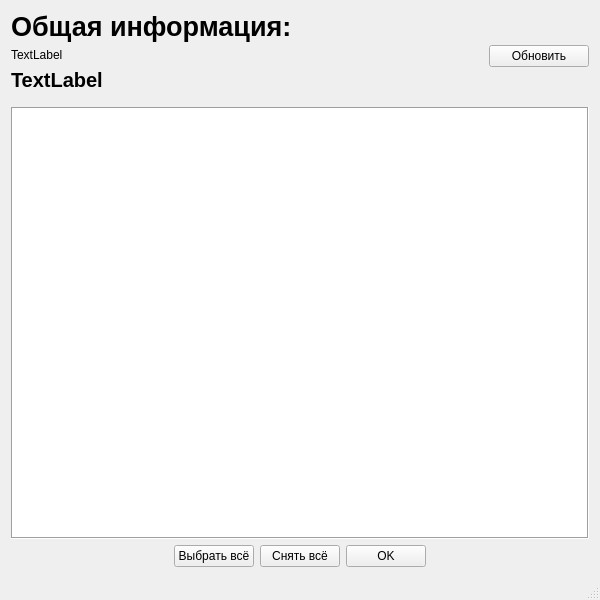
<?xml version="1.0" encoding="UTF-8"?>
<ui version="4.0">
 <class>MainWindow</class>
 <widget class="QMainWindow" name="MainWindow">
  <property name="enabled">
   <bool>true</bool>
  </property>
  <property name="geometry">
   <rect>
    <x>0</x>
    <y>0</y>
    <width>600</width>
    <height>600</height>
   </rect>
  </property>
  <property name="maximumSize">
   <size>
    <width>5000</width>
    <height>3000</height>
   </size>
  </property>
  <property name="windowTitle">
   <string>MainWindow</string>
  </property>
  <widget class="QWidget" name="centralWidget">
   <layout class="QGridLayout" name="gridLayout">
    <item row="0" column="0">
     <layout class="QHBoxLayout" name="horizontalLayout_3">
      <item>
       <layout class="QVBoxLayout" name="verticalLayout">
        <property name="bottomMargin">
         <number>3</number>
        </property>
        <item>
         <widget class="QLabel" name="label">
          <property name="font">
           <font>
            <pointsize>20</pointsize>
            <weight>75</weight>
            <bold>true</bold>
           </font>
          </property>
          <property name="text">
           <string>Общая информация:</string>
          </property>
         </widget>
        </item>
        <item>
         <widget class="QLabel" name="label_disksAmount">
          <property name="text">
           <string>TextLabel</string>
          </property>
         </widget>
        </item>
        <item>
         <widget class="QLabel" name="label_overall_memory">
          <property name="font">
           <font>
            <pointsize>15</pointsize>
            <weight>75</weight>
            <bold>true</bold>
           </font>
          </property>
          <property name="text">
           <string>TextLabel</string>
          </property>
         </widget>
        </item>
        <item>
         <spacer name="verticalSpacer">
          <property name="orientation">
           <enum>Qt::Vertical</enum>
          </property>
          <property name="sizeType">
           <enum>QSizePolicy::Fixed</enum>
          </property>
          <property name="sizeHint" stdset="0">
           <size>
            <width>20</width>
            <height>6</height>
           </size>
          </property>
         </spacer>
        </item>
       </layout>
      </item>
      <item>
       <layout class="QHBoxLayout" name="horizontalLayout_2">
        <item>
         <spacer name="horizontalSpacer_3">
          <property name="orientation">
           <enum>Qt::Horizontal</enum>
          </property>
          <property name="sizeHint" stdset="0">
           <size>
            <width>40</width>
            <height>20</height>
           </size>
          </property>
         </spacer>
        </item>
        <item>
         <widget class="QPushButton" name="pushButton_update">
          <property name="minimumSize">
           <size>
            <width>100</width>
            <height>0</height>
           </size>
          </property>
          <property name="text">
           <string>Обновить</string>
          </property>
         </widget>
        </item>
       </layout>
      </item>
     </layout>
    </item>
    <item row="1" column="0">
     <widget class="QListWidget" name="listWidget">
      <property name="frameShape">
       <enum>QFrame::Box</enum>
      </property>
      <property name="editTriggers">
       <set>QAbstractItemView::NoEditTriggers</set>
      </property>
      <property name="movement">
       <enum>QListView::Static</enum>
      </property>
      <property name="spacing">
       <number>1</number>
      </property>
     </widget>
    </item>
    <item row="2" column="0">
     <layout class="QHBoxLayout" name="horizontalLayout">
      <item>
       <spacer name="horizontalSpacer">
        <property name="orientation">
         <enum>Qt::Horizontal</enum>
        </property>
        <property name="sizeHint" stdset="0">
         <size>
          <width>40</width>
          <height>20</height>
         </size>
        </property>
       </spacer>
      </item>
      <item>
       <widget class="QPushButton" name="pushButton_selectAll">
        <property name="text">
         <string>Выбрать всё</string>
        </property>
       </widget>
      </item>
      <item>
       <widget class="QPushButton" name="pushButton_deselectAll">
        <property name="text">
         <string>Снять всё</string>
        </property>
       </widget>
      </item>
      <item>
       <widget class="QPushButton" name="pushButton_ok">
        <property name="text">
         <string>OK</string>
        </property>
       </widget>
      </item>
      <item>
       <spacer name="horizontalSpacer_2">
        <property name="orientation">
         <enum>Qt::Horizontal</enum>
        </property>
        <property name="sizeHint" stdset="0">
         <size>
          <width>40</width>
          <height>20</height>
         </size>
        </property>
       </spacer>
      </item>
     </layout>
    </item>
   </layout>
  </widget>
  <widget class="QStatusBar" name="statusBar"/>
 </widget>
 <layoutdefault spacing="6" margin="11"/>
 <resources/>
 <connections/>
</ui>
